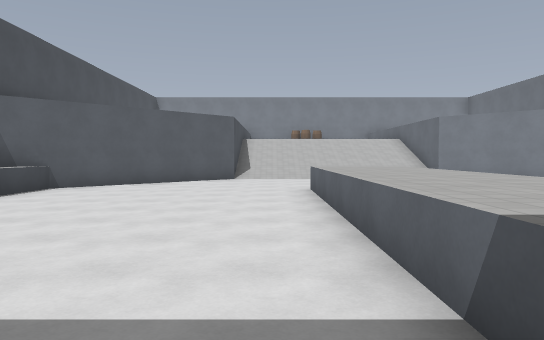
View 1 (above)

19 first-person views from a walk through a 3-D level made in the Godot game engine. The camera is 1.5 m above the floor, tilts 2° down and sees 70° across. The floor is counted in squares, 2 m on a side. Each view is taken from the middle of a square. On the plan, view 1 faces up. The plan holds only what a view shows up to about 12 squares ahead; the rest is blank. The place goes on beyond the plan. Surface patterns are stand-ins for the level's own textures.

View 2
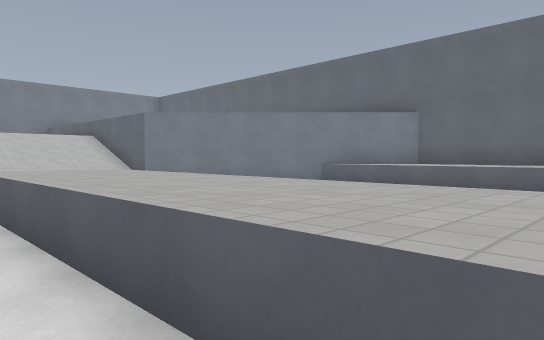

View 3
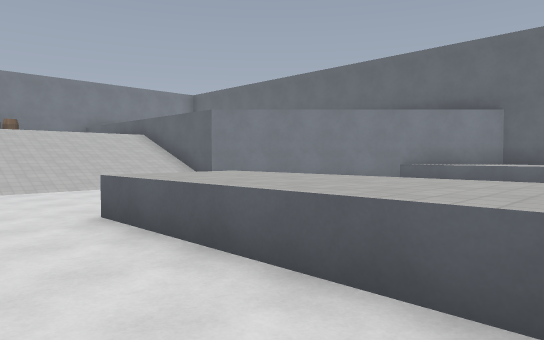

View 4
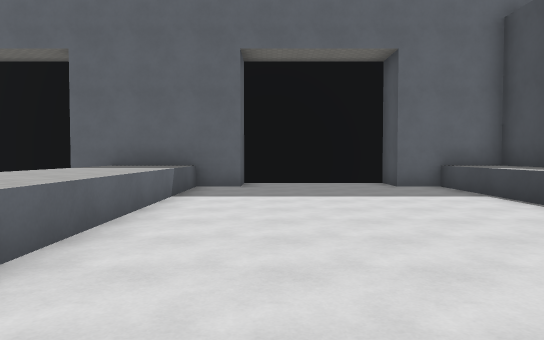

View 5
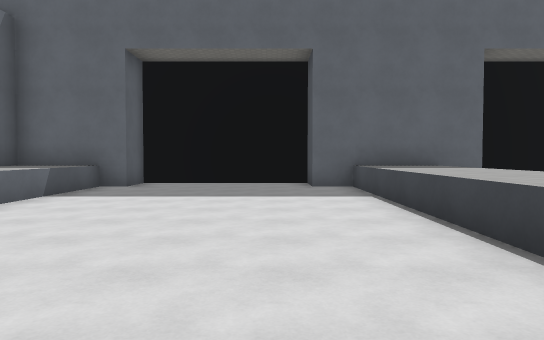

View 6
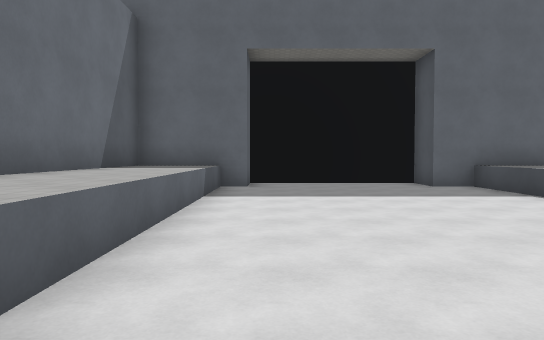

View 7
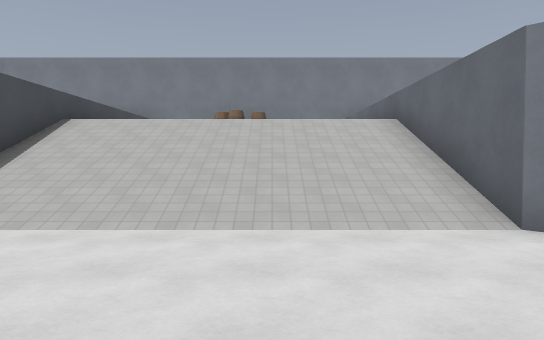

View 8
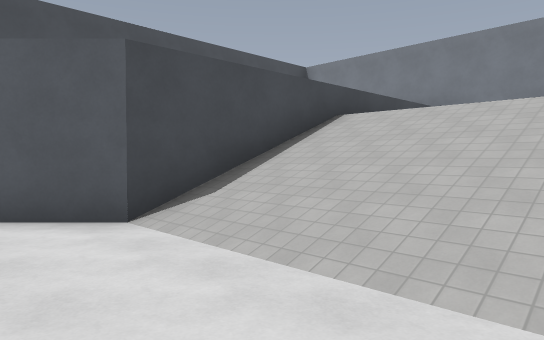

View 9
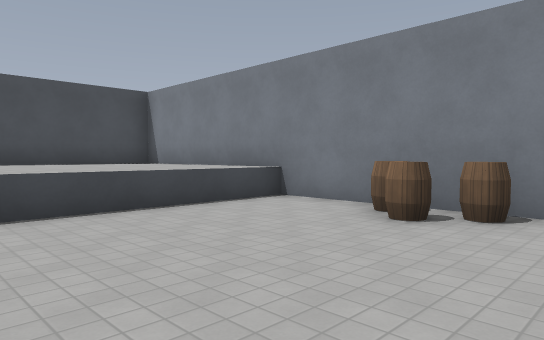

View 10
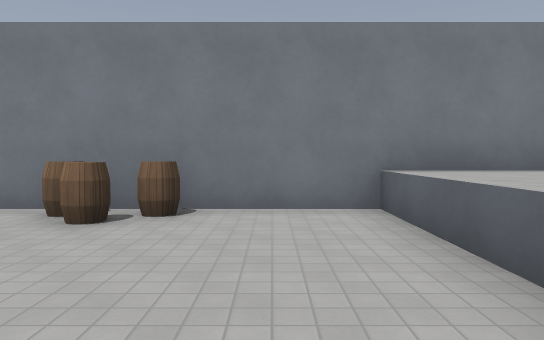

View 11
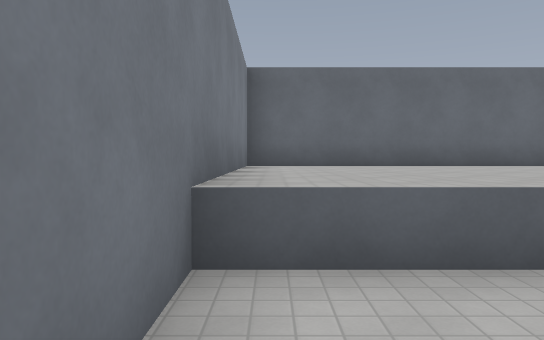

View 12
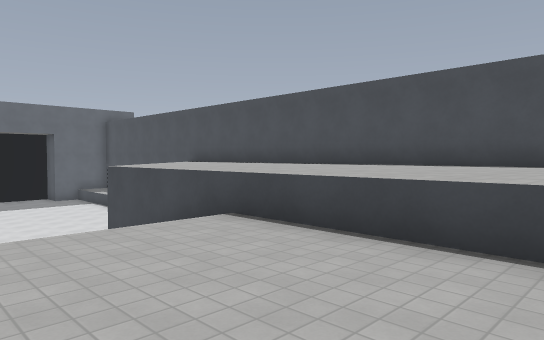

View 13
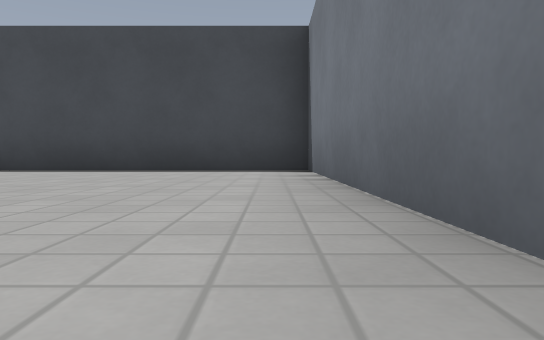

View 14
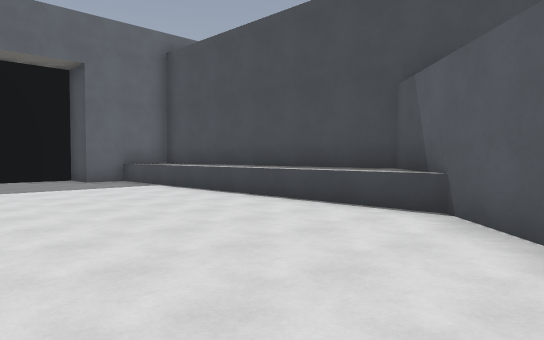

View 15
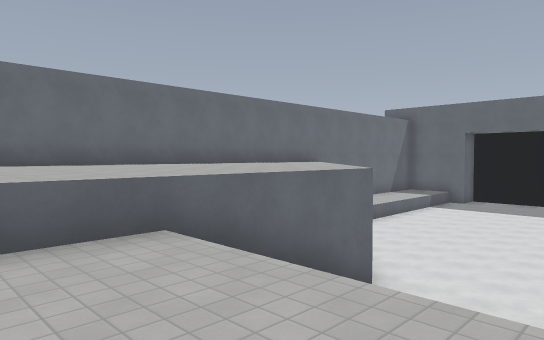

View 16
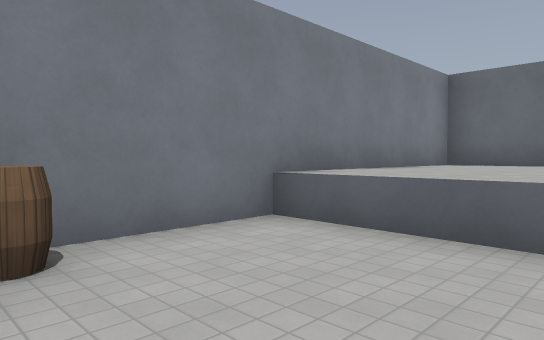

View 17
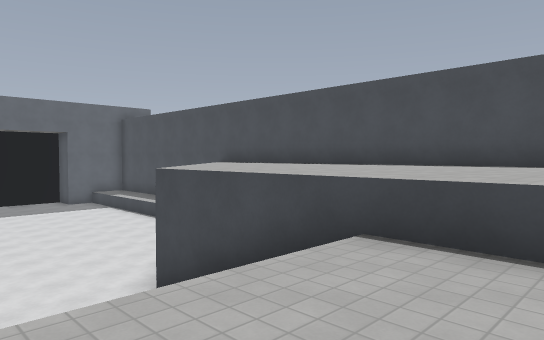

View 18
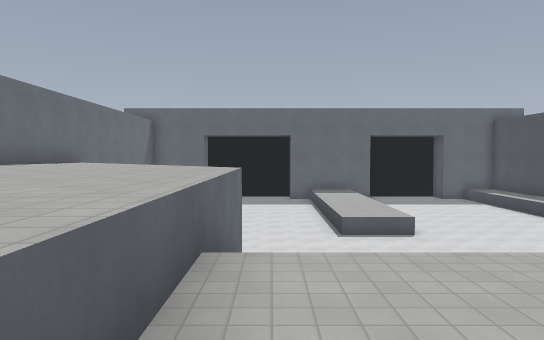

View 19
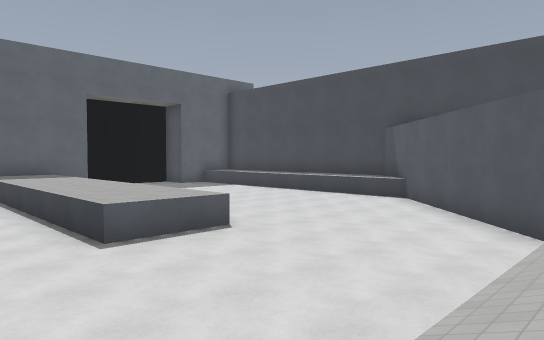

### Floor plan
Key: @ floor where view 1 was taken; # wall or solid block; . main floor; : floor 3 m higher than the main floor; / step, stairs or slope; ^ raised ledge; B barrel.
Columns run from 7 left of view 1 to 11 right of it. Each row starts with its distance up from view 1.
 23 #############^^^^^^
 22 ^^^^^^::BB:::^^^^^^
 21 ^^^^^^:::::::^^^^^^
 20 ^^^^^^:::::::^^^^^^
 19 ^^^^^^:::::::^^^^^^
 18 ^^^^^^:::::::^^^^^^
 17 ^^^^^^///////^^^^^^
 16 ^^^^^^///////^^^^^^
 15      #///////#
 14      #///////#
 13     ##///////##
 12    ##.........##
 11   ##...........#
 10  ##.............#
  9  #.............. #
  8 ^#......^^^..... ^^
  7 ^^......^^^......^^
  6 ^^......^^^......^^
  5 ^^......^^^......^^
  4 ^^......^^^......^^
  3 ^^......^^^......^^
  2 ^^......^^^......^^
  1 ^^......^^^......^^
  0 ^^.....@^^^......^^
 -1 ^^##...##^##....#^^
 -2    #####   ######

Positions as (right, up) in squares from view 1, and headings:
1: (0, 0), facing up
2: (0, 2), facing up-right
3: (-1, 4), facing up-right
4: (-1, 9), facing down
5: (5, 9), facing down
6: (8, 9), facing down
7: (3, 9), facing up
8: (3, 11), facing up-left
9: (4, 17), facing up-left
10: (4, 17), facing up
11: (3, 22), facing right
12: (2, 21), facing down-left
13: (-1, 22), facing left
14: (0, 11), facing down-left
15: (2, 19), facing down-right
16: (2, 19), facing up-right
17: (2, 19), facing down-left
18: (5, 20), facing down
19: (5, 14), facing down-left
